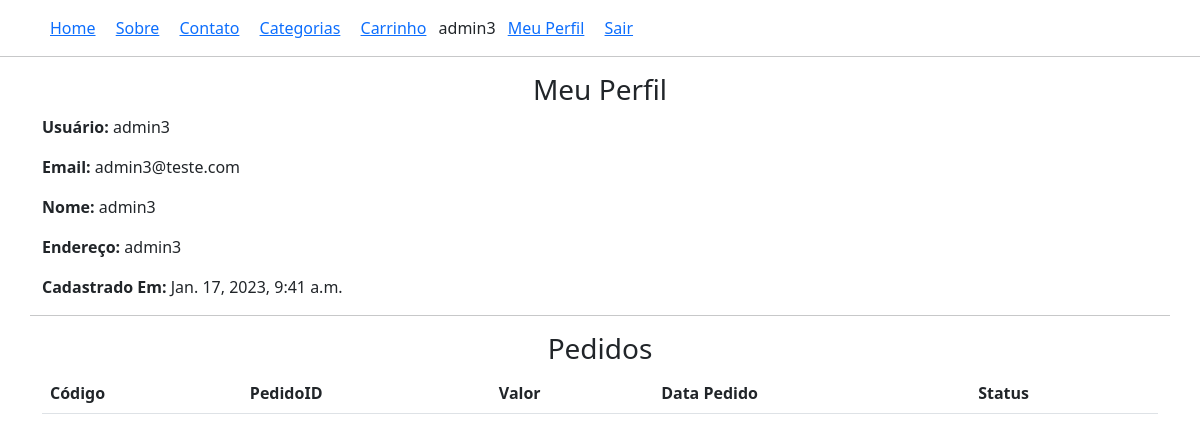
/perfil/ (signed in), run on the app's committed database.
### lojaapp/models.py (models this page shows, shortened)
class Cliente(models.Model):
    user = models.OneToOneField(User, on_delete=models.CASCADE)
    nome = models.CharField(max_length=200)
    endereco = models.CharField(max_length=200, null=True, blank=True)
    data_on = models.DateTimeField(auto_now_add=True)

### lojaapp/views.py (the view)
# urls.py: path("perfil/", ClientePerfilView.as_view(), name='clienteperfil'),
class ClientePerfilView(TemplateView):
    template_name = 'clienteperfil.html'
    def dispatch(self, request, *args, **kwargs):
        if request.user.is_authenticated and request.user.cliente:
            pass
        else:
            return redirect('/entrar/?next=/perfil/')
        return super().dispatch(request, *args, **kwargs)
    def get_context_data(self, **kwargs):
        context = super().get_context_data(**kwargs)
        cliente = self.request.user.cliente
        context['cliente'] = cliente
        pedidos = Pedido_order.objects.filter(carro__cliente=cliente)
        context['pedidos'] = pedidos
        return context

### templates/clienteperfil.html (shortened to what this page needs)
{% extends 'base.html' %}
{% block content %}
<div class="container">
    <div class="row">
        <div class="col-md-12 mx-auto">
            <h3 class="text-center">Meu Perfil</h3>
            <p><span class="fw-bold">Usuário: </span>{{cliente.user}}</p>
            <p><span class="fw-bold">Email: </span>{{cliente.user.email}}</p>
            <p><span class="fw-bold">Nome: </span>{{cliente.nome}}</p>
            <p><span class="fw-bold">Endereço: </span>{{cliente.endereco}}</p>
            <p><span class="fw-bold">Cadastrado Em: </span>{{cliente.data_on}}</p>
        </div>
        <hr>
        <div class="col-md-12 mx-auto">
            <h3 class="text-center">Pedidos</h3>
            <table class="table">
                <thead>
                <tr>
                    <th>Código</th>
                    <th>PedidoID</th>
                    <th>Valor</th>
                    <th>Data Pedido</th>
                    <th>Status</th>
                </tr>
                </thead>
            </table>
        </div>
    </div>
</div>
{% endblock %}

### templates/base.html (shortened to what this page needs)
<!DOCTYPE html>
<html lang="en">
<head>
    <link href="https://cdn.jsdelivr.net/npm/bootstrap@5.3.0-alpha1/dist/css/bootstrap.min.css" rel="stylesheet">
</head>
<body>
<div class="container mt-3">
    <a href="{% url 'lojaapp:home' %}" class="mx-2">Home</a>
    <a href="{% url 'lojaapp:sobre' %}" class="mx-2">Sobre</a>
    <a href="{% url 'lojaapp:contato' %}" class="mx-2">Contato</a>
    <a href="{% url 'lojaapp:produtos' %}" class="mx-2">Categorias</a>
    <a href="{% url 'lojaapp:meucarro' %}" class="mx-2">Carrinho</a>
    {% if request.user.cliente %}
    {{ request.user.cliente.nome }}
    <a href="{% url 'lojaapp:clienteperfil' %}" class="mx-2">Meu Perfil</a>
    <a href="{% url 'lojaapp:clientesair' %}" class="mx-2">Sair</a>
    {% else %}
    <a href="{% url 'lojaapp:clienteentrar' %}" class="mx-2">Entrar</a>
    <a href="{% url 'lojaapp:clienteregistrar' %}" class="mx-2">Cadastrar</a>
    {% endif %}
</div>
<hr>
{% block content %}
{% endblock content %}
</body>
</html>

### data on the page
Cliente: user "admin3", user.email "admin3@teste.com", nome "admin3", endereco "admin3", data_on "Jan. 17, 2023, 9:41 a.m."

### other printed values
{{ request.user.cliente.nome }} "admin3"
